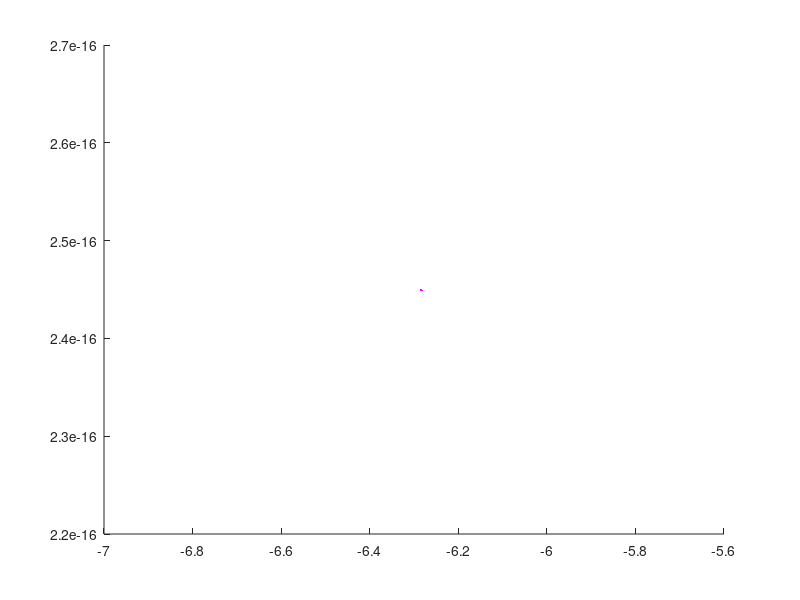

Source code (MATLAB): (Note: this script raises an error after producing the figure.)
%% rec05 problem 2

x = primes(300);

x(1:5);
size(x)
x(x>=211);
sum(x(x>=211))
fprintf('There are %.2f prime numbers from 211-300.\n', sum(x(x>=211)))

%% p 10
m = magic(3);
m = m-sum(sum(m));

%% p13
A = fix(rand(50)*100);
total = sum(sum(A>50));
disp(total)

%% p18
clear;clc
A = fix(rand(50)*100);
m = median(A(:));
disp(m)

%% p32
clear;clc
A = [3,7,-4,16;-5,9,10,2;6,13,8,11;15,5,4,1];
%a
max(A)
min(A)
%b
max(A')
min(A')
%c
A(end,:)
%d
max(max(A))

%% 
clear;clc
name = 'steve';
n = input('Enter name: ','s');
if (strcmpi(name,n))
    disp('Hi Steve!')
end

%% animation
clear;clc
x = linspace(-2*pi,2*pi,200);
y = sin(x);
%plot(xy)
for k = 1:length(x)
    plot(x(1:k),y(1:k),'m',x(k),y(k),'X')
    axis([min(x) max(x) min(y) max(y)])
    pause(.02)
end